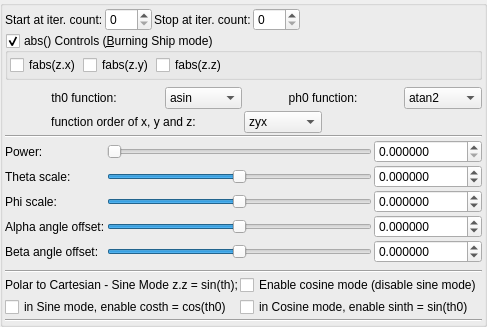
    <widget class="QGroupBox" name="groupBox">
     <property name="title">
      <string/>
     </property>
     <property name="checkable">
      <bool>false</bool>
     </property>
     <layout class="QVBoxLayout" name="verticalLayout_39" stretch="0,0,0,0,0,0">
      <property name="spacing">
       <number>2</number>
      </property>
      <property name="leftMargin">
       <number>2</number>
      </property>
      <property name="topMargin">
       <number>2</number>
      </property>
      <property name="rightMargin">
       <number>2</number>
      </property>
      <property name="bottomMargin">
       <number>2</number>
      </property>
      <item>
       <layout class="QGridLayout" name="gridLayout_71">
        <property name="spacing">
         <number>2</number>
        </property>
        <item row="0" column="0">
         <widget class="QLabel" name="label_271">
          <property name="text">
           <string>Start at iter. count:</string>
          </property>
         </widget>
        </item>
        <item row="0" column="3">
         <widget class="MySpinBox" name="spinboxInt_transf_stop_iterations_M">
          <property name="sizePolicy">
           <sizepolicy hsizetype="Minimum" vsizetype="Maximum">
            <horstretch>0</horstretch>
            <verstretch>0</verstretch>
           </sizepolicy>
          </property>
          <property name="maximum">
           <number>999</number>
          </property>
         </widget>
        </item>
        <item row="0" column="1">
         <widget class="MySpinBox" name="spinboxInt_transf_start_iterations_M">
          <property name="sizePolicy">
           <sizepolicy hsizetype="Minimum" vsizetype="Maximum">
            <horstretch>0</horstretch>
            <verstretch>0</verstretch>
           </sizepolicy>
          </property>
          <property name="maximum">
           <number>999</number>
          </property>
         </widget>
        </item>
        <item row="0" column="2">
         <widget class="QLabel" name="label_270">
          <property name="text">
           <string>Stop at iter. count:</string>
          </property>
         </widget>
        </item>
        <item row="0" column="5">
         <spacer name="horizontalSpacer_39">
          <property name="orientation">
           <enum>Qt::Horizontal</enum>
          </property>
          <property name="sizeHint" stdset="0">
           <size>
            <width>40</width>
            <height>20</height>
           </size>
          </property>
         </spacer>
        </item>
       </layout>
      </item>
      <item>
       <widget class="MyGroupBox" name="groupCheck_transf_function_enabled_false">
        <property name="toolTip">
         <string/>
        </property>
        <property name="title">
         <string>abs() Controls (&amp;Burning Ship mode)</string>
        </property>
        <property name="checkable">
         <bool>true</bool>
        </property>
        <layout class="QVBoxLayout" name="verticalLayout_54">
         <property name="spacing">
          <number>2</number>
         </property>
         <property name="leftMargin">
          <number>2</number>
         </property>
         <property name="topMargin">
          <number>2</number>
         </property>
         <property name="rightMargin">
          <number>2</number>
         </property>
         <property name="bottomMargin">
          <number>2</number>
         </property>
         <item>
          <layout class="QGridLayout" name="gridLayout">
           <item row="0" column="3">
            <spacer name="horizontalSpacer_2">
             <property name="orientation">
              <enum>Qt::Horizontal</enum>
             </property>
             <property name="sizeHint" stdset="0">
              <size>
               <width>40</width>
               <height>20</height>
              </size>
             </property>
            </spacer>
           </item>
           <item row="0" column="2">
            <widget class="QCheckBox" name="checkBox_transf_function_enabledAz_false">
             <property name="text">
              <string notr="true">fabs(z.z)</string>
             </property>
            </widget>
           </item>
           <item row="0" column="1">
            <widget class="QCheckBox" name="checkBox_transf_function_enabledAy_false">
             <property name="text">
              <string notr="true">fabs(z.y)</string>
             </property>
            </widget>
           </item>
           <item row="0" column="0">
            <widget class="QCheckBox" name="checkBox_transf_function_enabledAx_false">
             <property name="text">
              <string notr="true">fabs(z.x)</string>
             </property>
            </widget>
           </item>
          </layout>
         </item>
        </layout>
       </widget>
      </item>
      <item>
       <layout class="QGridLayout" name="gridLayout_75">
        <property name="topMargin">
         <number>5</number>
        </property>
        <item row="2" column="0" colspan="3">
         <widget class="QLabel" name="label_multi1_order_of_xyz_2">
          <property name="text">
           <string>function order of x, y and z:</string>
          </property>
          <property name="alignment">
           <set>Qt::AlignCenter</set>
          </property>
         </widget>
        </item>
        <item row="1" column="5">
         <widget class="QComboBox" name="comboBox_sinTan2Trig_atan2_or_atan">
          <item>
           <property name="text">
            <string notr="true">atan2</string>
           </property>
          </item>
          <item>
           <property name="text">
            <string notr="true">atan</string>
           </property>
          </item>
         </widget>
        </item>
        <item row="1" column="0" colspan="2">
         <widget class="QLabel" name="label_multi1_th0_function_2">
          <property name="text">
           <string>th0 function:</string>
          </property>
          <property name="alignment">
           <set>Qt::AlignCenter</set>
          </property>
         </widget>
        </item>
        <item row="1" column="3" colspan="2">
         <widget class="QLabel" name="label_multi1_ph0_function_2">
          <property name="text">
           <string>ph0 function:</string>
          </property>
          <property name="alignment">
           <set>Qt::AlignCenter</set>
          </property>
         </widget>
        </item>
        <item row="2" column="3">
         <widget class="QComboBox" name="comboBox_sinTan2Trig_order_of_zyx">
          <item>
           <property name="text">
            <string notr="true">zyx</string>
           </property>
          </item>
          <item>
           <property name="text">
            <string notr="true">zxy</string>
           </property>
          </item>
          <item>
           <property name="text">
            <string notr="true">yzx</string>
           </property>
          </item>
          <item>
           <property name="text">
            <string notr="true">yxz</string>
           </property>
          </item>
          <item>
           <property name="text">
            <string notr="true">xzy</string>
           </property>
          </item>
          <item>
           <property name="text">
            <string notr="true">xyz</string>
           </property>
          </item>
         </widget>
        </item>
        <item row="1" column="2">
         <widget class="QComboBox" name="comboBox_sinTan2Trig_asin_or_acos">
          <item>
           <property name="text">
            <string notr="true">asin</string>
           </property>
          </item>
          <item>
           <property name="text">
            <string notr="true">acos</string>
           </property>
          </item>
         </widget>
        </item>
        <item row="3" column="0" colspan="6">
         <widget class="Line" name="line">
          <property name="orientation">
           <enum>Qt::Horizontal</enum>
          </property>
         </widget>
        </item>
       </layout>
      </item>
      <item>
       <layout class="QGridLayout" name="gridLayout_76">
        <property name="spacing">
         <number>2</number>
        </property>
        <item row="2" column="2">
         <widget class="MyDoubleSpinBox" name="spinbox_transf_scaleB_1">
          <property name="sizePolicy">
           <sizepolicy hsizetype="Minimum" vsizetype="Maximum">
            <horstretch>0</horstretch>
            <verstretch>0</verstretch>
           </sizepolicy>
          </property>
          <property name="prefix">
           <string/>
          </property>
          <property name="suffix">
           <string/>
          </property>
          <property name="decimals">
           <number>6</number>
          </property>
          <property name="minimum">
           <double>-99.998999999999995</double>
          </property>
          <property name="maximum">
           <double>99.998999999999995</double>
          </property>
          <property name="singleStep">
           <double>0.100000000000000</double>
          </property>
         </widget>
        </item>
        <item row="3" column="2">
         <widget class="MyDoubleSpinBox" name="spinbox_alpha_angle_offset">
          <property name="sizePolicy">
           <sizepolicy hsizetype="Minimum" vsizetype="Maximum">
            <horstretch>0</horstretch>
            <verstretch>0</verstretch>
           </sizepolicy>
          </property>
          <property name="prefix">
           <string/>
          </property>
          <property name="suffix">
           <string/>
          </property>
          <property name="decimals">
           <number>6</number>
          </property>
          <property name="minimum">
           <double>-36000.000000000000000</double>
          </property>
          <property name="maximum">
           <double>36000.000000000000000</double>
          </property>
          <property name="singleStep">
           <double>0.100000000000000</double>
          </property>
         </widget>
        </item>
        <item row="2" column="0">
         <widget class="QLabel" name="label_121">
          <property name="text">
           <string>Phi scale:</string>
          </property>
         </widget>
        </item>
        <item row="2" column="1">
         <widget class="QSlider" name="slider_transf_scaleB_1">
          <property name="sizePolicy">
           <sizepolicy hsizetype="Expanding" vsizetype="Maximum">
            <horstretch>0</horstretch>
            <verstretch>0</verstretch>
           </sizepolicy>
          </property>
          <property name="minimum">
           <number>-5000000</number>
          </property>
          <property name="maximum">
           <number>5000000</number>
          </property>
          <property name="value">
           <number>0</number>
          </property>
          <property name="sliderPosition">
           <number>0</number>
          </property>
          <property name="orientation">
           <enum>Qt::Horizontal</enum>
          </property>
         </widget>
        </item>
        <item row="4" column="0">
         <widget class="QLabel" name="label_293">
          <property name="text">
           <string>Beta angle offset:</string>
          </property>
         </widget>
        </item>
        <item row="0" column="2">
         <widget class="MyDoubleSpinBox" name="spinbox_power">
          <property name="sizePolicy">
           <sizepolicy hsizetype="Minimum" vsizetype="Maximum">
            <horstretch>0</horstretch>
            <verstretch>0</verstretch>
           </sizepolicy>
          </property>
          <property name="prefix">
           <string/>
          </property>
          <property name="suffix">
           <string/>
          </property>
          <property name="decimals">
           <number>6</number>
          </property>
          <property name="minimum">
           <double>0.000000000000000</double>
          </property>
          <property name="maximum">
           <double>99.998999999999995</double>
          </property>
          <property name="singleStep">
           <double>0.100000000000000</double>
          </property>
         </widget>
        </item>
        <item row="1" column="2">
         <widget class="MyDoubleSpinBox" name="spinbox_transf_scaleA_1">
          <property name="sizePolicy">
           <sizepolicy hsizetype="Minimum" vsizetype="Maximum">
            <horstretch>0</horstretch>
            <verstretch>0</verstretch>
           </sizepolicy>
          </property>
          <property name="prefix">
           <string/>
          </property>
          <property name="suffix">
           <string/>
          </property>
          <property name="decimals">
           <number>6</number>
          </property>
          <property name="minimum">
           <double>-99.998999999999995</double>
          </property>
          <property name="maximum">
           <double>99.998999999999995</double>
          </property>
          <property name="singleStep">
           <double>0.100000000000000</double>
          </property>
         </widget>
        </item>
        <item row="4" column="1">
         <widget class="QSlider" name="slider_beta_angle_offset">
          <property name="sizePolicy">
           <sizepolicy hsizetype="Expanding" vsizetype="Maximum">
            <horstretch>0</horstretch>
            <verstretch>0</verstretch>
           </sizepolicy>
          </property>
          <property name="minimum">
           <number>-360000000</number>
          </property>
          <property name="maximum">
           <number>360000000</number>
          </property>
          <property name="value">
           <number>0</number>
          </property>
          <property name="sliderPosition">
           <number>0</number>
          </property>
          <property name="orientation">
           <enum>Qt::Horizontal</enum>
          </property>
         </widget>
        </item>
        <item row="1" column="1">
         <widget class="QSlider" name="slider_transf_scaleA_1">
          <property name="sizePolicy">
           <sizepolicy hsizetype="Expanding" vsizetype="Maximum">
            <horstretch>0</horstretch>
            <verstretch>0</verstretch>
           </sizepolicy>
          </property>
          <property name="minimum">
           <number>-5000000</number>
          </property>
          <property name="maximum">
           <number>5000000</number>
          </property>
          <property name="value">
           <number>0</number>
          </property>
          <property name="sliderPosition">
           <number>0</number>
          </property>
          <property name="orientation">
           <enum>Qt::Horizontal</enum>
          </property>
         </widget>
        </item>
        <item row="3" column="1">
         <widget class="QSlider" name="slider_alpha_angle_offset">
          <property name="sizePolicy">
           <sizepolicy hsizetype="Expanding" vsizetype="Maximum">
            <horstretch>0</horstretch>
            <verstretch>0</verstretch>
           </sizepolicy>
          </property>
          <property name="minimum">
           <number>-360000000</number>
          </property>
          <property name="maximum">
           <number>360000000</number>
          </property>
          <property name="value">
           <number>0</number>
          </property>
          <property name="sliderPosition">
           <number>0</number>
          </property>
          <property name="orientation">
           <enum>Qt::Horizontal</enum>
          </property>
         </widget>
        </item>
        <item row="0" column="0">
         <widget class="QLabel" name="label_294">
          <property name="text">
           <string>Power:</string>
          </property>
         </widget>
        </item>
        <item row="1" column="0">
         <widget class="QLabel" name="label_120">
          <property name="text">
           <string>Theta scale:</string>
          </property>
         </widget>
        </item>
        <item row="0" column="1">
         <widget class="QSlider" name="slider_power">
          <property name="sizePolicy">
           <sizepolicy hsizetype="Expanding" vsizetype="Maximum">
            <horstretch>0</horstretch>
            <verstretch>0</verstretch>
           </sizepolicy>
          </property>
          <property name="maximum">
           <number>20000000</number>
          </property>
          <property name="singleStep">
           <number>1</number>
          </property>
          <property name="orientation">
           <enum>Qt::Horizontal</enum>
          </property>
         </widget>
        </item>
        <item row="3" column="0">
         <widget class="QLabel" name="label_292">
          <property name="text">
           <string>Alpha angle offset:</string>
          </property>
         </widget>
        </item>
        <item row="4" column="2">
         <widget class="MyDoubleSpinBox" name="spinbox_beta_angle_offset">
          <property name="sizePolicy">
           <sizepolicy hsizetype="Minimum" vsizetype="Maximum">
            <horstretch>0</horstretch>
            <verstretch>0</verstretch>
           </sizepolicy>
          </property>
          <property name="prefix">
           <string/>
          </property>
          <property name="suffix">
           <string/>
          </property>
          <property name="decimals">
           <number>6</number>
          </property>
          <property name="minimum">
           <double>-36000.000000000000000</double>
          </property>
          <property name="maximum">
           <double>36000.000000000000000</double>
          </property>
          <property name="singleStep">
           <double>0.100000000000000</double>
          </property>
         </widget>
        </item>
       </layout>
      </item>
      <item>
       <layout class="QGridLayout" name="gridLayout_78">
        <property name="topMargin">
         <number>5</number>
        </property>
        <item row="1" column="1">
         <widget class="QCheckBox" name="checkBox_transf_function_enabledx_false">
          <property name="text">
           <string>Enable cosine mode (disable sine mode)</string>
          </property>
         </widget>
        </item>
        <item row="1" column="0">
         <widget class="QLabel" name="label_122">
          <property name="text">
           <string>Polar to Cartesian - Sine Mode z.z = sin(th);</string>
          </property>
         </widget>
        </item>
        <item row="0" column="0" colspan="2">
         <widget class="Line" name="line_2">
          <property name="orientation">
           <enum>Qt::Horizontal</enum>
          </property>
         </widget>
        </item>
        <item row="3" column="0">
         <widget class="QCheckBox" name="checkBox_transf_function_enabledz_false">
          <property name="text">
           <string>in Sine mode, enable costh = cos(th0)</string>
          </property>
         </widget>
        </item>
        <item row="3" column="1">
         <widget class="QCheckBox" name="checkBox_transf_function_enabledy_false">
          <property name="text">
           <string>in Cosine mode, enable sinth = sin(th0)</string>
          </property>
         </widget>
        </item>
       </layout>
      </item>
      <item>
       <widget class="Line" name="line_3">
        <property name="orientation">
         <enum>Qt::Horizontal</enum>
        </property>
       </widget>
      </item>
     </layout>
    </widget>
